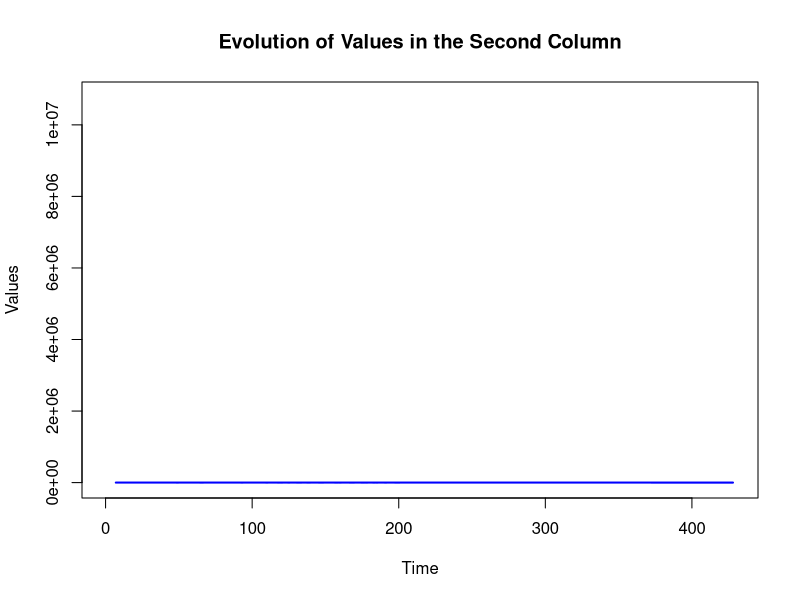

Generate this figure with R:
# Load necessary libraries
library(forecast)
library(tseries)
library(ggplot2)

# Load the dataset - the file has a complex structure with multiple columns
df <- read.csv("valeurs_mensuelles.csv", sep=";", dec=".", stringsAsFactors=FALSE)

# Preview data
head(df)

# Convert the second column to numeric and create a time series object
df[, 2] <- as.numeric(df[, 2])
time_series <- ts(df[, 2])

# Plot the time series
plot(time_series, type = "l", col = "blue", lwd = 2, 
  xlab = "Time", ylab = "Values", 
  main = "Evolution of Values in the Second Column")
